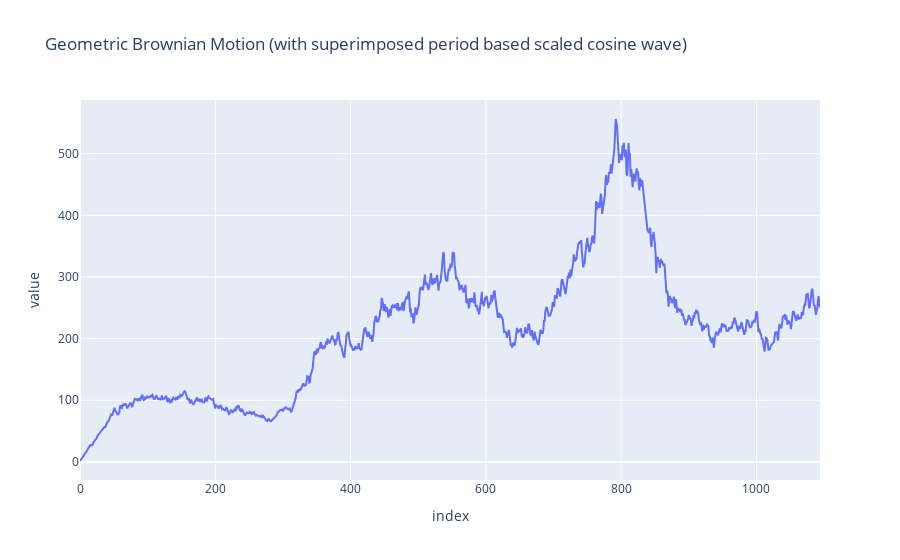

Here is the notebook cell this chart was saved with:
### Code cell
fig = go.Figure()
fig.add_trace(go.Scatter(y=list(islice(gen_gbm((1/365.), 0, .01, .6), 365*3)), mode='lines', name='Actual'))
fig.update_layout(title=f'Geometric Brownian Motion (with superimposed period based scaled cosine wave)', xaxis_title='index', yaxis_title='value')

### Figure 1 — Plotly figure (JSON) as saved in the notebook; plotly's stock layout.template omitted (floating-point values rounded to 4 significant figures; data arrays with more than 128 entries replaced by an {"elided": "..."} marker saying what was removed)
{"data": [{"mode": "lines", "name": "Actual", "type": "scatter", "y": {"elided": "1095 float values"}}], "layout": {"title": {"text": "Geometric Brownian Motion (with superimposed period based scaled cosine wave)"}, "xaxis": {"title": {"text": "index"}}, "yaxis": {"title": {"text": "value"}}}}
